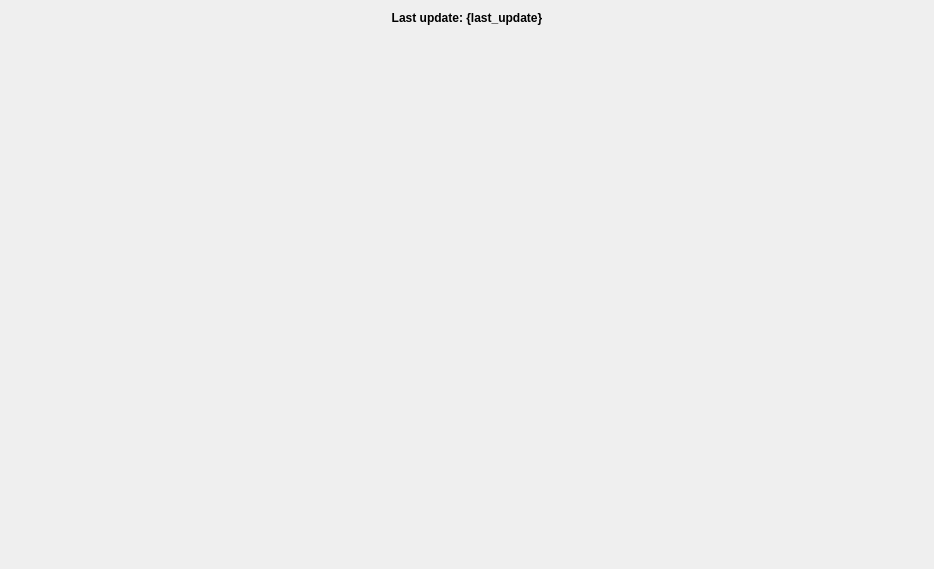
<?xml version="1.0" encoding="UTF-8"?>
<ui version="4.0">
 <class>MonitoringWidget</class>
 <widget class="QWidget" name="MonitoringWidget">
  <property name="geometry">
   <rect>
    <x>0</x>
    <y>0</y>
    <width>934</width>
    <height>569</height>
   </rect>
  </property>
  <property name="windowTitle">
   <string>Monitoring - KalAO</string>
  </property>
  <layout class="QVBoxLayout" name="verticalLayout" stretch="0,1">
   <item>
    <widget class="KLabel" name="last_update_label">
     <property name="font">
      <font>
       <bold>true</bold>
      </font>
     </property>
     <property name="text">
      <string>Last update: {last_update}</string>
     </property>
     <property name="alignment">
      <set>Qt::AlignCenter</set>
     </property>
    </widget>
   </item>
   <item>
    <layout class="QHBoxLayout" name="data_layout"/>
   </item>
  </layout>
 </widget>
 <customwidgets>
  <customwidget>
   <class>KLabel</class>
   <extends>QLabel</extends>
   <header>kalao</header>
  </customwidget>
 </customwidgets>
 <resources/>
 <connections/>
</ui>
